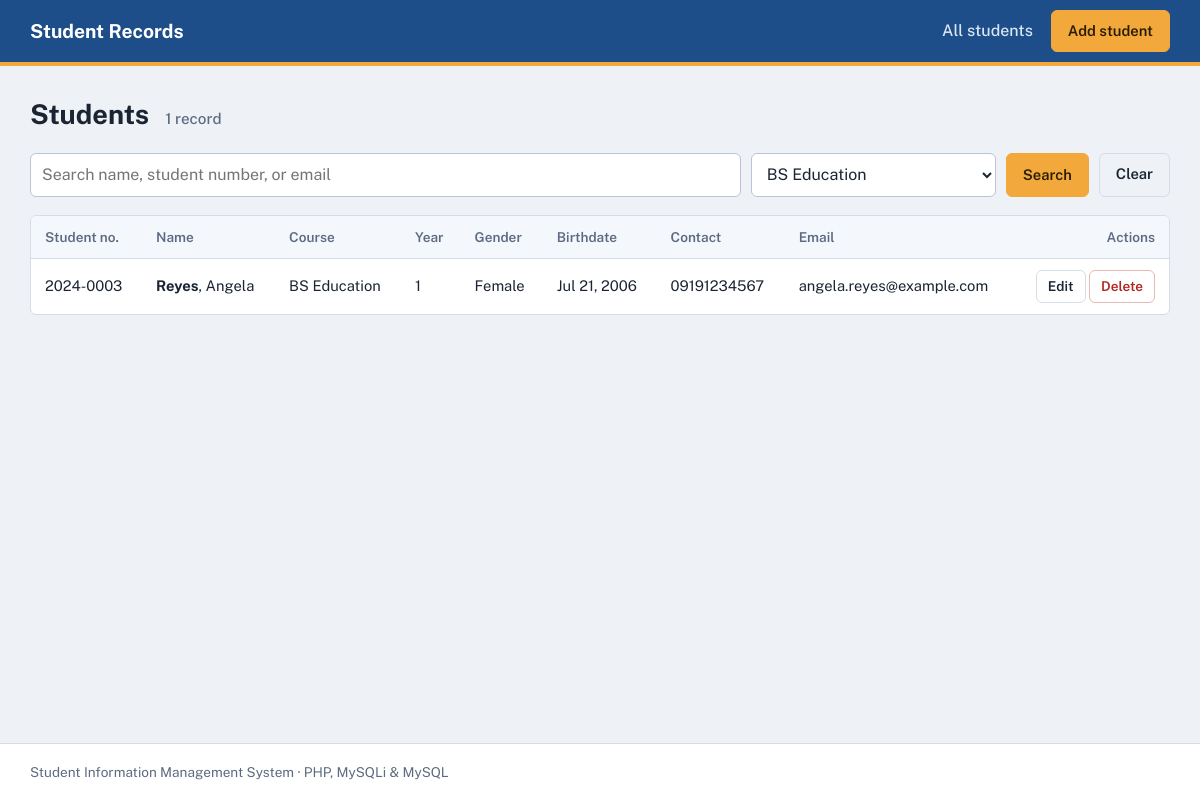
Screenshot of /index.php?course=BS Education with the database file from the repository.
### tables this page shows
CREATE TABLE IF NOT EXISTS students (
    id           INT UNSIGNED AUTO_INCREMENT PRIMARY KEY,
    student_no   VARCHAR(20)  NOT NULL UNIQUE,
    first_name   VARCHAR(60)  NOT NULL,
    last_name    VARCHAR(60)  NOT NULL,
    gender       ENUM('Male','Female','Other') NOT NULL,
    birthdate    DATE         NOT NULL,
    course       VARCHAR(80)  NOT NULL,
    year_level   TINYINT UNSIGNED NOT NULL,
    email        VARCHAR(120) NOT NULL,
    contact_no   VARCHAR(20)  NOT NULL,
    address      VARCHAR(255) NOT NULL,
    created_at   TIMESTAMP DEFAULT CURRENT_TIMESTAMP,
    updated_at   TIMESTAMP DEFAULT CURRENT_TIMESTAMP ON UPDATE CURRENT_TIMESTAMP
);

### config/db.php (called while the page is built, shortened)
<?php
function e($value) {
    return htmlspecialchars((string)$value, ENT_QUOTES, 'UTF-8');
}

### index.php (the view, shortened to what this page needs)
<?php
require 'config/db.php';
$search = trim($_GET['q'] ?? '');
$course = trim($_GET['course'] ?? '');
$page   = max(1, (int)($_GET['page'] ?? 1));
$per    = 10;
$where  = [];
$params = [];
$types  = '';
if ($course !== '') {
    $where[] = 'course = ?';
    $params[] = $course;
    $types .= 's';
}
$whereSql = $where ? 'WHERE ' . implode(' AND ', $where) : '';
$stmt = $conn->prepare("SELECT COUNT(*) FROM students $whereSql");
if ($params) $stmt->bind_param($types, ...$params);
$stmt->execute();
$total = (int)$stmt->get_result()->fetch_row()[0];
$pages  = max(1, (int)ceil($total / $per));
$page   = min($page, $pages);
$offset = ($page - 1) * $per;
$stmt = $conn->prepare("SELECT * FROM students $whereSql ORDER BY last_name, first_name LIMIT ? OFFSET ?");
$p2 = $params; $t2 = $types . 'ii';
array_push($p2, $per, $offset);
$stmt->bind_param($t2, ...$p2);
$stmt->execute();
$students = $stmt->get_result();
$courseList = $conn->query('SELECT DISTINCT course FROM students ORDER BY course');
include 'includes/header.php';
?>
<div class="page-head">
    <h1>Students <span class="count"><?= $total ?> record<?= $total === 1 ? '' : 's' ?></span></h1>
</div>
<form method="get" class="toolbar">
    <input type="search" name="q" value="<?= e($search) ?>" placeholder="Search name, student number, or email" aria-label="Search students">
    <select name="course" aria-label="Filter by course">
        <?php while ($c = $courseList->fetch_assoc()): ?>
            <option value="<?= e($c['course']) ?>" <?= $course === $c['course'] ? 'selected' : '' ?>><?= e($c['course']) ?></option>
        <?php endwhile; ?>
    </select>
    <button class="btn btn-primary" type="submit">Search</button>
    <?php if ($search !== '' || $course !== ''): ?><a class="btn btn-ghost" href="index.php">Clear</a><?php endif; ?>
</form>
<?php if ($total === 0): ?>
    <div class="card empty">
        <p>No students found.</p>
        <a class="btn btn-primary" href="create.php">Add the first student</a>
    </div>
<?php else: ?>
<div class="table-scroll card">
    <table>
        <thead>
            <tr>
                <th>Student no.</th><th>Name</th><th>Course</th><th>Year</th>
                <th>Gender</th><th>Birthdate</th><th>Contact</th><th>Email</th><th class="col-actions">Actions</th>
            </tr>
        </thead>
        <tbody>
        <?php while ($s = $students->fetch_assoc()): ?>
            <tr>
                <td><?= e($s['student_no']) ?></td>
                <td><strong><?= e($s['last_name']) ?></strong>, <?= e($s['first_name']) ?></td>
                <td><?= e($s['course']) ?></td>
                <td><?= (int)$s['year_level'] ?></td>
                <td><?= e($s['gender']) ?></td>
                <td><?= e(date('M d, Y', strtotime($s['birthdate']))) ?></td>
                <td><?= e($s['contact_no']) ?></td>
                <td><?= e($s['email']) ?></td>
                <td class="col-actions">
                    <a class="btn btn-small" href="edit.php?id=<?= (int)$s['id'] ?>">Edit</a>
                    <form method="post" action="delete.php" class="inline" data-confirm="Delete <?= e($s['first_name'] . ' ' . $s['last_name']) ?>? This cannot be undone.">
                        <button type="submit" class="btn btn-small btn-danger">Delete</button>
                    </form>
                </td>
            </tr>
        <?php endwhile; ?>
        </tbody>
    </table>
</div>
<?php endif; ?>
<?php
include 'includes/footer.php';

### assets/css/style.css (style rules this page uses)
:root { --bg: #eef2f6; --surface: #ffffff; --ink: #1b2433; --muted: #5d6b82; --line: #d6dde8; --primary: #1d4e89; --accent: #f2a83b; --danger: #b3261e; --radius: 6px; }
* { box-sizing: border-box; }
body { margin: 0; font-family: 'Public Sans', system-ui, -apple-system, 'Segoe UI', Roboto, Arial, sans-serif; color: var(--ink); background: var(--bg); line-height: 1.5; min-height: 100vh; display: flex; flex-direction: column; }
h1 { font-size: 1.7rem; margin: 0 0 18px; }
.count { font-size: .95rem; font-weight: 500; color: var(--muted); margin-left: 10px; }
.card { background: var(--surface); border: 1px solid var(--line); border-radius: var(--radius); }
.btn { display: inline-block; padding: 9px 16px; border-radius: var(--radius); border: 1px solid var(--line); background: var(--surface); color: var(--ink); font: inherit; font-weight: 600; font-size: .92rem; cursor: pointer; text-decoration: none; }
.btn-primary { background: var(--accent); border-color: var(--accent); color: #2a1c00; }
.btn-ghost { background: transparent; }
.btn-small { padding: 5px 11px; font-size: .85rem; }
.btn-danger { color: var(--danger); border-color: #e4b9b6; }
.toolbar { display: flex; gap: 10px; margin-bottom: 18px; flex-wrap: wrap; }
.toolbar input[type=search] { flex: 1 1 260px; width: auto; }
.toolbar select { flex: 0 1 240px; width: auto; }
input, select { width: 100%; padding: 9px 11px; font: inherit; color: var(--ink); border: 1px solid #b9c4d4; border-radius: var(--radius); background: #fff; }
.table-scroll { overflow-x: auto; }
table { width: 100%; border-collapse: collapse; font-size: .92rem; }
th, td { padding: 11px 14px; text-align: left; border-bottom: 1px solid var(--line); white-space: nowrap; }
th { background: #f4f7fb; font-weight: 600; color: var(--muted); font-size: .85rem; }
tbody tr:last-child td { border-bottom: 0; }
.col-actions { text-align: right; }
form.inline { display: inline; }

### rows the page displays
students: student_no "2024-0003", last_name "Reyes", first_name "Angela", course "BS Education", year_level "1", gender "Female", birthdate "Jul 21, 2006", contact_no "09191234567", email "angela.reyes@example.com"

### other values shown
$total "1"
form field course "BS Education"
